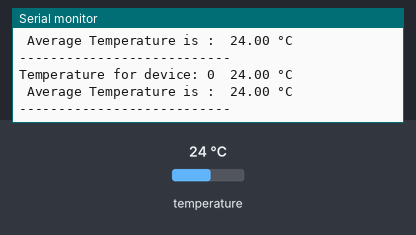
Simulated run of this sketch. Board: Arduino Uno, built with avr-gcc and run on an emulated ATmega328P. On the bench: the last lines printed to the serial monitor. The inputs (shaded band) are chosen by the test bench; at power-on: temperature 24 °C.

Above: at 3.3 s.
3.4 s: temperature set to 12 °C
At 5.2 s:
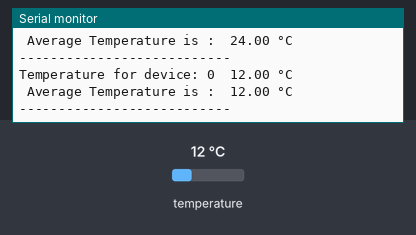
5.9 s: temperature set to 19 °C
At 7.0 s:
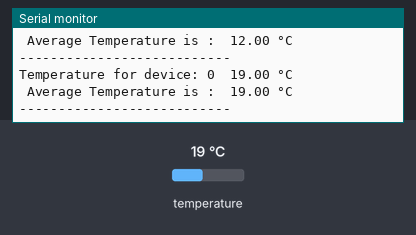
Timing chart, 0 to 8.9 s (numbered marks = the images above; inputs shaded):
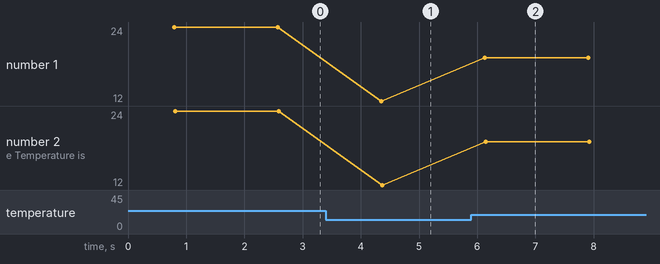

The sketch:

ESp8266-Multi-DS18B20.ino
```cpp
#include <OneWire.h>
#include <DallasTemperature.h>

#define ONE_WIRE_BUS 14

OneWire oneWire(ONE_WIRE_BUS);

DallasTemperature sensors(&oneWire);

int total_devices;
float average_temperature =0;
DeviceAddress sensor_address;

void setup(){
  Serial.begin(115200);
  sensors.begin();

  total_devices = sensors.getDeviceCount();

  Serial.print("Locating devices...");
  Serial.print("Found ");
  Serial.print(total_devices, DEC);
  Serial.println(" devices.");

  for(int i=0;i<total_devices; i++){
    if(sensors.getAddress(sensor_address, i)){
      Serial.print("Found device ");
      Serial.print(i, DEC);
      Serial.print(" with address: ");
      printAddress(sensor_address);
      Serial.println();
    } else {
      Serial.print("Found device at ");
      Serial.print(i, DEC);
      Serial.print(" but could not detect address. Check circuit connection!");
    }
  }
}

void loop(){
  sensors.requestTemperatures();

  for(int i=0;i<total_devices; i++){

    if(sensors.getAddress(sensor_address, i)){

      Serial.print("Temperature for device: ");
      Serial.print(i,DEC);
      float temperature_degreeCelsius = sensors.getTempCByIndex(i);

      //float temperature_degreeCelsius = sensors.getTempC(sensor_address);
      Serial.print("\t");
      Serial.print(temperature_degreeCelsius);
      Serial.println(" °C");
      average_temperature += temperature_degreeCelsius;
    }
  }
  average_temperature /= total_devices;
  Serial.print(" Average Temperature is :\t");
  Serial.print(average_temperature);
  Serial.println(" °C");
  Serial.println("---------------------------");
  average_temperature = 0;
  delay(1000);
}


void printAddress(DeviceAddress deviceAddress) {
  for (uint8_t i = 0; i < 8; i++){
    if (deviceAddress[i] < 16) Serial.print("0");
    Serial.print(deviceAddress[i], HEX);
  }
}
```

Measured:
- after the input at 3.4 s, the serial monitor: prints a new line after 0.95 s (image 1)
- after the input at 5.9 s, the serial monitor: prints a new line after 0.23 s (image 2)
- plotted number 1: 24 → 12 after the input at 3.4 s, 12 → 19 after the input at 5.9 s
- plotted number 2: 24 → 12 after the input at 3.4 s, 12 → 19 after the input at 5.9 s
